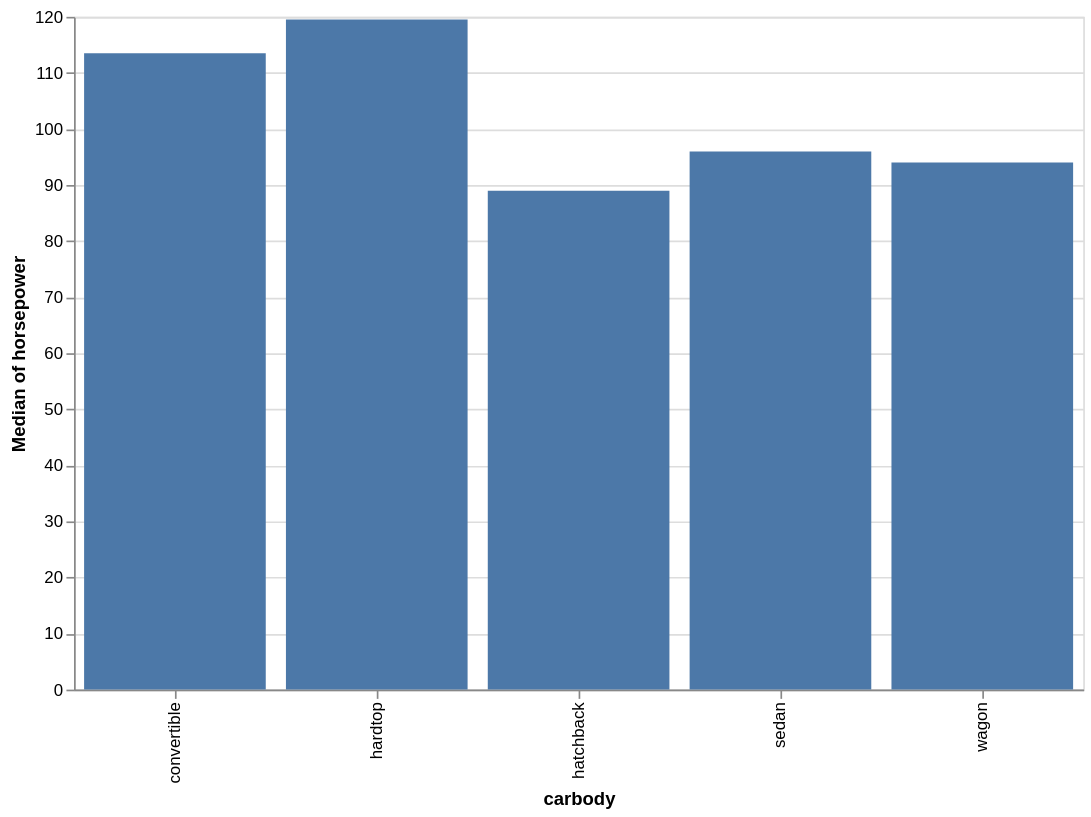

The notebook cell this image was saved under:
### Code cell
bar_chart = alt.Chart(cars_data, height=400, width=600).mark_bar().encode(
    x='carbody',
    y='median(horsepower):Q'
)
bar_chart

### Figure 1 — Vega-Lite specification as saved in the notebook (floating-point values rounded to 4 significant figures; data arrays with more than 128 entries replaced by an {"elided": "..."} marker saying what was removed)
{"config": {"view": {"continuousWidth": 300, "continuousHeight": 300}}, "data": {"name": "data-1bed9fbf2600d9190696f48c3511329a"}, "mark": {"type": "bar"}, "encoding": {"x": {"field": "carbody", "type": "nominal"}, "y": {"aggregate": "median", "field": "horsepower", "type": "quantitative"}}, "height": 400, "width": 600, "$schema": "https://vega.github.io/schema/vega-lite/v6.1.0.json", "datasets": {"data-1bed9fbf2600d9190696f48c3511329a": {"elided": "205 records"}}}
